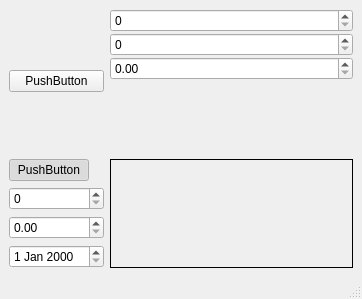
<?xml version="1.0" encoding="UTF-8"?>
<ui version="4.0">
 <class>MainWindow</class>
 <widget class="QMainWindow" name="MainWindow">
  <property name="geometry">
   <rect>
    <x>0</x>
    <y>0</y>
    <width>362</width>
    <height>299</height>
   </rect>
  </property>
  <property name="windowTitle">
   <string>MainWindow</string>
  </property>
  <widget class="QWidget" name="centralwidget">
   <layout class="QGridLayout" name="gridLayout">
    <item row="0" column="0">
     <widget class="QPushButton" name="pushButton">
      <property name="text">
       <string>PushButton</string>
      </property>
     </widget>
    </item>
    <item row="0" column="1">
     <layout class="QVBoxLayout" name="verticalLayout" stretch="1,1,1,1">
      <property name="spacing">
       <number>1</number>
      </property>
      <item>
       <widget class="QSpinBox" name="spinBox_2"/>
      </item>
      <item>
       <widget class="QSpinBox" name="spinBox_3"/>
      </item>
      <item>
       <widget class="QDoubleSpinBox" name="doubleSpinBox_2"/>
      </item>
      <item>
       <spacer name="verticalSpacer">
        <property name="orientation">
         <enum>Qt::Vertical</enum>
        </property>
        <property name="sizeHint" stdset="0">
         <size>
          <width>20</width>
          <height>40</height>
         </size>
        </property>
       </spacer>
      </item>
     </layout>
    </item>
    <item row="1" column="0">
     <widget class="QPushButton" name="pushButton_2">
      <property name="sizePolicy">
       <sizepolicy hsizetype="Maximum" vsizetype="Maximum">
        <horstretch>0</horstretch>
        <verstretch>0</verstretch>
       </sizepolicy>
      </property>
      <property name="text">
       <string>PushButton</string>
      </property>
      <property name="checkable">
       <bool>true</bool>
      </property>
      <property name="checked">
       <bool>true</bool>
      </property>
     </widget>
    </item>
    <item row="2" column="0">
     <widget class="QSpinBox" name="spinBox"/>
    </item>
    <item row="3" column="0">
     <widget class="QDoubleSpinBox" name="doubleSpinBox"/>
    </item>
    <item row="4" column="0">
     <widget class="QDateEdit" name="dateEdit"/>
    </item>
    <item row="1" column="1" rowspan="4">
     <widget class="QFrame" name="frame">
      <property name="frameShape">
       <enum>QFrame::Panel</enum>
      </property>
      <property name="frameShadow">
       <enum>QFrame::Plain</enum>
      </property>
      <property name="lineWidth">
       <number>1</number>
      </property>
     </widget>
    </item>
   </layout>
  </widget>
  <widget class="QMenuBar" name="menubar">
   <property name="geometry">
    <rect>
     <x>0</x>
     <y>0</y>
     <width>362</width>
     <height>18</height>
    </rect>
   </property>
  </widget>
  <widget class="QStatusBar" name="statusbar"/>
 </widget>
 <resources/>
 <connections/>
</ui>
